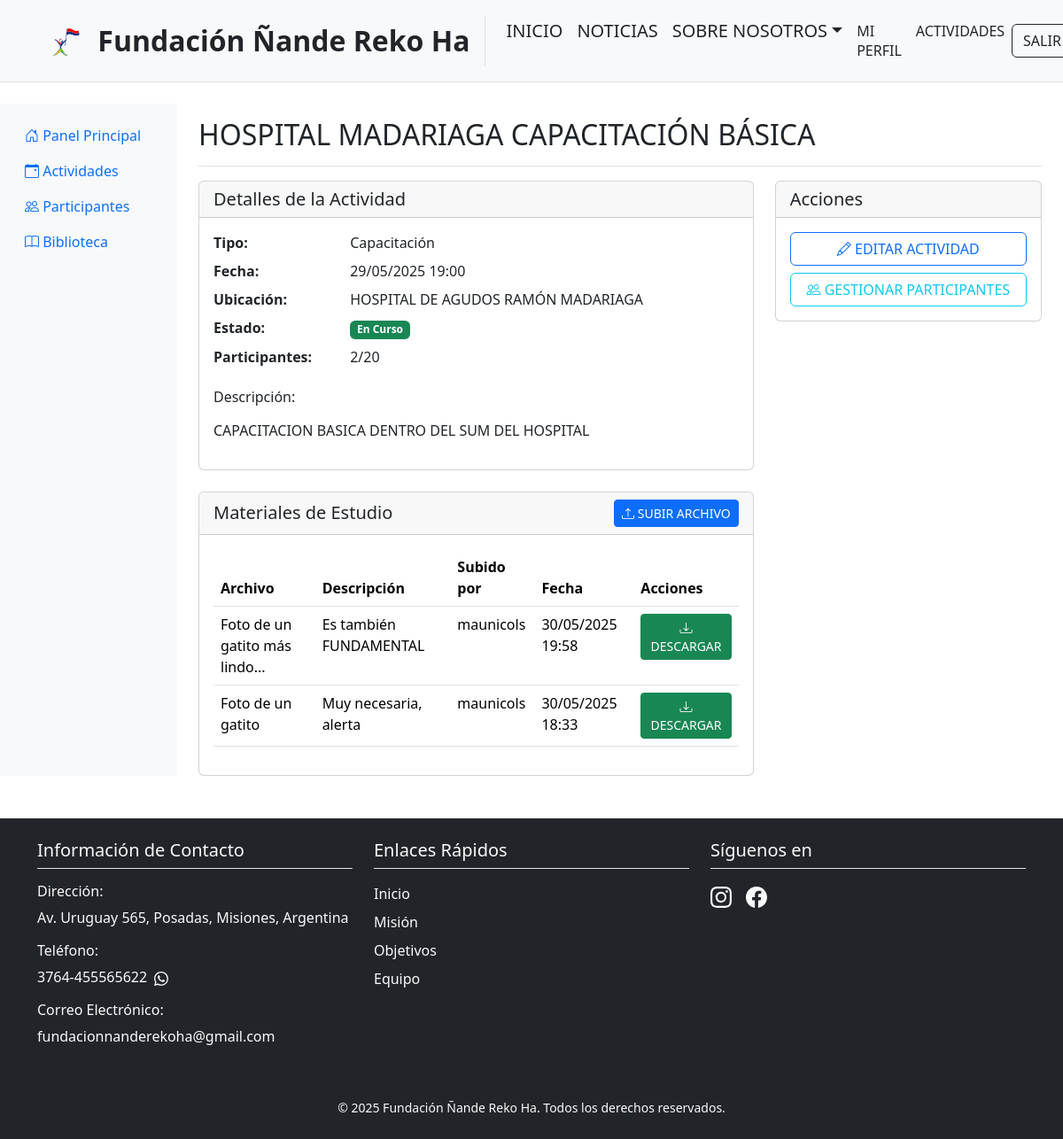
The app's page /dashboard/activity/2/ (signed in) with its own data.
### dashboard/models.py (models this page shows, shortened)
class Activity(models.Model):
    ACTIVITY_TYPES = [
        ('CAPACITACION', 'Capacitación'),
        ('EVENTO', 'Evento'),
        ('REUNION', 'Reunión'),
        ('TALLER', 'Taller'),
    ]
    STATUS_CHOICES = [
        ('PROGRAMADA', 'Programada'),
        ('EN_CURSO', 'En Curso'),
        ('COMPLETADA', 'Completada'),
        ('CANCELADA', 'Cancelada'),
    ]
    title = models.CharField('Título', max_length=200)
    description = models.TextField('Descripción')
    activity_type = models.CharField('Tipo de Actividad', max_length=20, choices=ACTIVITY_TYPES)
    date = models.DateTimeField('Fecha y Hora')
    location = models.CharField('Ubicación', max_length=200)
    capacity = models.PositiveIntegerField('Capacidad', null=True, blank=True)
    status = models.CharField('Estado', max_length=20, choices=STATUS_CHOICES, default='PROGRAMADA')
    created_at = models.DateTimeField('Fecha de Creación', auto_now_add=True)
    updated_at = models.DateTimeField('Última Actualización', auto_now=True)
    created_by = models.ForeignKey(
        User,
        on_delete=models.SET_NULL,
        null=True,
        related_name='activities_created'
    )
    attendance_managers = models.ManyToManyField(
        User,
        related_name='managed_activities',
        verbose_name='Gestores de Asistencia',
        blank=True
    )
    class Meta:
        verbose_name = 'Actividad'
        verbose_name_plural = 'Actividades'
        ordering = ['-date']

class ActivityFile(models.Model):
    file = models.FileField(
        'Archivo',
        upload_to='activity_files/%Y/%m/%d/',
        help_text='Subir archivos relacionados con la actividad'
    )
    title = models.CharField('Título', max_length=200)
    description = models.TextField('Descripción', blank=True)
    uploaded_at = models.DateTimeField('Fecha de subida', auto_now_add=True)
    uploaded_by = models.ForeignKey(
        User,
        on_delete=models.SET_NULL,
        null=True,
        related_name='uploaded_files',
        verbose_name='Subido por'
    )
    activity = models.ForeignKey(
        'Activity',
        on_delete=models.CASCADE,
        related_name='files',
        verbose_name='Actividad'
    )
    class Meta:
        verbose_name = 'Archivo de Actividad'
        verbose_name_plural = 'Archivos de Actividades'
        ordering = ['-uploaded_at']

### dashboard/views.py (the view)
# urls.py: path('activity/<int:pk>/', views.activity_detail, name='activity-detail'),
@login_required
def activity_detail(request, pk):
    activity = get_object_or_404(Activity, pk=pk)
    context = {
        'activity': activity,
        'is_enrolled': Participant.objects.filter(activity=activity, user=request.user).exists(),
    }
    return render(request, 'dashboard/activity_detail.html', context)

### users/models.py (called while the page is built)
    @property
    def is_foundation_member(self):
        return self.role in ['ADMIN', 'STAFF']

### dashboard/templates/dashboard/activity_detail.html
{% extends 'dashboard/base.html' %}
{% load static %}
{% load crispy_forms_tags %}
{% block dashboard_title %}{{ activity.title }}{% endblock %}
{% block dashboard_content %}
<div class="row">
    <div class="col-md-8">
        <div class="card mb-4">
            <div class="card-header">
                <h5 class="mb-0">Detalles de la Actividad</h5>
            </div>
            <div class="card-body">
                <dl class="row">
                    <dt class="col-sm-3">Tipo:</dt>
                    <dd class="col-sm-9">{{ activity.get_activity_type_display }}</dd>
                    <dt class="col-sm-3">Fecha:</dt>
                    <dd class="col-sm-9">{{ activity.date|date:"d/m/Y H:i" }}</dd>
                    <dt class="col-sm-3">Ubicación:</dt>
                    <dd class="col-sm-9">{{ activity.location }}</dd>
                    <dt class="col-sm-3">Estado:</dt>
                    <dd class="col-sm-9">
                        <span class="badge {% if activity.status == 'PROGRAMADA' %}bg-primary
                                        {% elif activity.status == 'EN_CURSO' %}bg-success
                                        {% elif activity.status == 'COMPLETADA' %}bg-secondary
                                        {% else %}bg-danger{% endif %}">
                            {{ activity.get_status_display }}
                        </span>
                    </dd>
                    <dt class="col-sm-3">Participantes:</dt>
                    <dd class="col-sm-9">
                        {{ activity.participants.count }}{% if activity.capacity %}/{{ activity.capacity }}{% endif %}
                    </dd>
                </dl>
                <div class="mt-3">
                    <h6>Descripción:</h6>
                    <p>{{ activity.description|linebreaks }}</p>
                </div>
            </div>
        </div>
        <div class="card">
            <div class="card-header d-flex justify-content-between align-items-center">
                <h5 class="mb-0">Materiales de Estudio</h5>
                {% if user.perfiles.is_foundation_member %}
                    <a href="{% url 'dashboard:upload-file' activity.id %}" class="btn btn-primary btn-sm">
                        <i class="bi bi-upload"></i> Subir Archivo
                    </a>
                {% endif %}
            </div>
            <div class="card-body">
                {% if activity.files.all %}
                    <div class="table-responsive">
                        <table class="table">
                            <thead>
                                <tr>
                                    <th>Archivo</th>
                                    <th>Descripción</th>
                                    <th>Subido por</th>
                                    <th>Fecha</th>
                                    <th>Acciones</th>
                                </tr>
                            </thead>
                            <tbody>
                                {% for file in activity.files.all %}
                                    <tr>
                                        <td>{{ file.title }}</td>
                                        <td>{{ file.description|truncatewords:30 }}</td>
                                        <td>{{ file.uploaded_by.username }}</td>
                                        <td>{{ file.uploaded_at|date:"d/m/Y H:i" }}</td>
                                        <td>
                                            <a href="{% url 'dashboard:download-file' file.id %}"
                                               class="btn btn-sm btn-success">
                                                <i class="bi bi-download"></i> Descargar
                                            </a>
                                        </td>
                                    </tr>
                                {% endfor %}
                            </tbody>
                        </table>
                    </div>
                {% else %}
                    <p class="text-muted mb-0">No hay archivos disponibles para esta actividad.</p>
                {% endif %}
            </div>
        </div>
    </div>
    <div class="col-md-4">
        {% if user.perfiles.is_foundation_member %}
            <div class="card mb-4">
                <div class="card-header">
                    <h5 class="mb-0">Acciones</h5>
                </div>
                <div class="card-body">
                    <div class="d-grid gap-2">
                        <a href="{% url 'dashboard:activity-edit' activity.id %}" class="btn btn-outline-primary">
                            <i class="bi bi-pencil"></i> Editar Actividad
                        </a>
                        <a href="{% url 'dashboard:participant-list' %}?activity={{ activity.id }}"
                           class="btn btn-outline-info">
                            <i class="bi bi-people"></i> Gestionar Participantes
                        </a>
                    </div>
                </div>
            </div>
        {% endif %}
    </div>
</div>
{% endblock %}

### records on screen
Activity: title "HOSPITAL MADARIAGA CAPACITACIÓN BÁSICA", activity_type "Capacitación", date "29/05/2025 19:00", location "HOSPITAL DE AGUDOS RAMÓN MADARIAGA", status "En Curso", participants.count "2", capacity "20", description "CAPACITACION BASICA DENTRO DEL SUM DEL HOSPITAL"
ActivityFile: title "Foto de un gatito más lindo...", description "Es también FUNDAMENTAL", uploaded_by.username "maunicols", uploaded_at "30/05/2025 19:58"
ActivityFile: title "Foto de un gatito", description "Muy necesaria, alerta", uploaded_by.username "maunicols", uploaded_at "30/05/2025 18:33"
